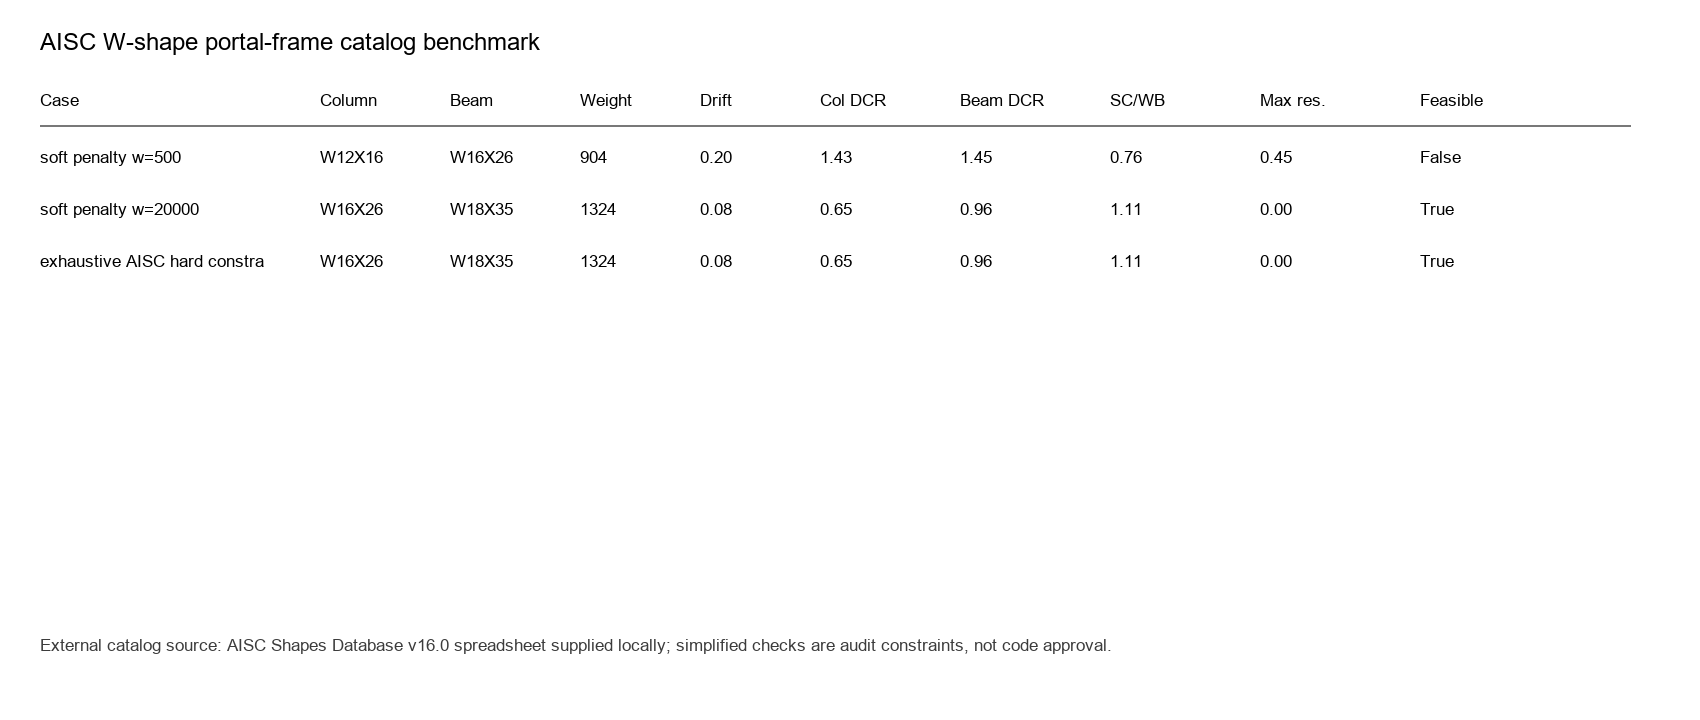

Here is the Python script that generated this plot:
from __future__ import annotations

import csv
from itertools import product
from pathlib import Path

import pandas as pd
from PIL import Image, ImageDraw, ImageFont


BASE = Path(__file__).resolve().parent
AISC_XLSX = BASE / "aisc-shapes-database-v160-2.xlsx"
OUT_CSV = BASE / "cgc_aisc_portal_frame_catalog_benchmark.csv"
OUT_NOTE = BASE / "cgc_aisc_portal_frame_catalog_benchmark_note.txt"
OUT_PNG = BASE / "cgc_aisc_portal_frame_catalog_benchmark.png"

# Simplified single-bay, single-story steel portal frame benchmark.
# Units: in, lb, psi. Section properties are taken from the AISC v16.0
# Shapes Database when the spreadsheet is available locally.
E = 29_000_000.0
FY = 50_000.0
STORY_HEIGHT = 144.0
SPAN = 240.0
LATERAL_LOAD = 18_000.0
GRAVITY_LINE_LOAD = 400.0
DRIFT_LIMIT = STORY_HEIGHT / 50.0
PHI_M = 0.90
PHI_V = 0.90
SCWB_FACTOR = 1.20
SHEAR_FACTOR = 1.20


def numeric(value) -> float:
    try:
        return float(value)
    except (TypeError, ValueError):
        return float("nan")


def load_aisc_w_shapes() -> list[dict[str, float | str]]:
    if not AISC_XLSX.exists():
        raise FileNotFoundError(f"Missing AISC database: {AISC_XLSX}")
    df = pd.read_excel(AISC_XLSX, sheet_name="Database v16.0")
    df = df[df["Type"].astype(str).str.upper().eq("W")].copy()
    shapes = []
    for _, row in df.iterrows():
        shape = {
            "name": str(row["AISC_Manual_Label"]),
            "W": numeric(row["W"]),
            "A": numeric(row["A"]),
            "d": numeric(row["d"]),
            "tw": numeric(row["tw"]),
            "Ix": numeric(row["Ix"]),
            "Zx": numeric(row["Zx"]),
        }
        if all(pd.notna(shape[k]) for k in ["W", "A", "d", "tw", "Ix", "Zx"]):
            shape["Av"] = float(shape["d"]) * float(shape["tw"])
            shapes.append(shape)
    return shapes


def capacity(section):
    mp = PHI_M * FY * float(section["Zx"])
    vp = PHI_V * 0.6 * FY * float(section["Av"])
    return mp, vp


def evaluate(column, beam):
    weight_lb = 2.0 * float(column["W"]) * (STORY_HEIGHT / 12.0) + float(beam["W"]) * (SPAN / 12.0)

    k_columns = 24.0 * E * float(column["Ix"]) / STORY_HEIGHT**3
    k_beam = 12.0 * E * float(beam["Ix"]) / SPAN**3
    drift = LATERAL_LOAD / (k_columns + k_beam)

    col_mp, col_vp = capacity(column)
    beam_mp, beam_vp = capacity(beam)

    column_moment_demand = LATERAL_LOAD * STORY_HEIGHT / 2.0
    beam_moment_demand = GRAVITY_LINE_LOAD * SPAN**2 / 8.0
    column_shear_demand = LATERAL_LOAD / 2.0
    beam_shear_demand = GRAVITY_LINE_LOAD * SPAN / 2.0

    drift_ratio = drift / DRIFT_LIMIT
    column_dcr = column_moment_demand / col_mp
    beam_dcr = beam_moment_demand / beam_mp
    scwb_ratio = (2.0 * col_mp) / (SCWB_FACTOR * beam_mp)
    column_shear_ratio = (SHEAR_FACTOR * column_shear_demand) / col_vp
    beam_shear_ratio = (SHEAR_FACTOR * beam_shear_demand) / beam_vp

    residuals = {
        "drift_residual": max(0.0, drift_ratio - 1.0),
        "column_strength_residual": max(0.0, column_dcr - 1.0),
        "beam_strength_residual": max(0.0, beam_dcr - 1.0),
        "strong_column_weak_beam_residual": max(0.0, 1.0 - scwb_ratio),
        "column_shear_hierarchy_residual": max(0.0, column_shear_ratio - 1.0),
        "beam_shear_hierarchy_residual": max(0.0, beam_shear_ratio - 1.0),
    }
    max_residual = max(residuals.values())
    return {
        "column": column["name"],
        "beam": beam["name"],
        "column_W_lb_ft": f"{float(column['W']):.3f}",
        "beam_W_lb_ft": f"{float(beam['W']):.3f}",
        "weight_lb": weight_lb,
        "drift_in": drift,
        "drift_ratio": drift_ratio,
        "column_dcr": column_dcr,
        "beam_dcr": beam_dcr,
        "scwb_ratio": scwb_ratio,
        "column_shear_ratio": column_shear_ratio,
        "beam_shear_ratio": beam_shear_ratio,
        **residuals,
        "max_residual": max_residual,
        "encoded_feasible": max_residual <= 1.0e-12,
    }


def penalty_objective(row, penalty_weight):
    return float(row["weight_lb"]) + penalty_weight * float(row["max_residual"])


def draw(summary):
    img = Image.new("RGB", (1700, 720), "white")
    draw = ImageDraw.Draw(img)
    try:
        title = ImageFont.truetype("arial.ttf", 24)
        font = ImageFont.truetype("arial.ttf", 17)
    except OSError:
        title = ImageFont.load_default()
        font = ImageFont.load_default()
    draw.text((40, 28), "AISC W-shape portal-frame catalog benchmark", fill="black", font=title)
    headers = ["Case", "Column", "Beam", "Weight", "Drift", "Col DCR", "Beam DCR", "SC/WB", "Max res.", "Feasible"]
    xs = [40, 320, 450, 580, 700, 820, 960, 1110, 1260, 1420]
    y = 90
    for x, h in zip(xs, headers):
        draw.text((x, y), h, fill="black", font=font)
    y += 35
    draw.line((40, y, 1630, y), fill=(120, 120, 120), width=2)
    y += 22
    for row in summary:
        vals = [
            row["case"],
            row["column"],
            row["beam"],
            f"{float(row['weight_lb']):.0f}",
            f"{float(row['drift_ratio']):.2f}",
            f"{float(row['column_dcr']):.2f}",
            f"{float(row['beam_dcr']):.2f}",
            f"{float(row['scwb_ratio']):.2f}",
            f"{float(row['max_residual']):.2f}",
            row["encoded_feasible"],
        ]
        for x, value in zip(xs, vals):
            draw.text((x, y), str(value)[:28], fill="black", font=font)
        y += 52
    draw.text(
        (40, 635),
        "External catalog source: AISC Shapes Database v16.0 spreadsheet supplied locally; simplified checks are audit constraints, not code approval.",
        fill=(60, 60, 60),
        font=font,
    )
    img.save(OUT_PNG)


def main() -> None:
    shapes = load_aisc_w_shapes()
    all_rows = [evaluate(c, b) for c, b in product(shapes, shapes)]
    feasible = [r for r in all_rows if r["encoded_feasible"]]
    if not feasible:
        raise RuntimeError("No AISC W-shape pair satisfied the encoded portal-frame checks.")

    best_hard = min(feasible, key=lambda r: float(r["weight_lb"]))
    summary = []
    for case, row in [
        ("soft penalty w=500", min(all_rows, key=lambda r: penalty_objective(r, 500.0))),
        ("soft penalty w=20000", min(all_rows, key=lambda r: penalty_objective(r, 20_000.0))),
        ("exhaustive AISC hard constraints", best_hard),
    ]:
        summary.append({"case": case, "candidate_count": len(all_rows), "feasible_count": len(feasible), **row})

    with OUT_CSV.open("w", newline="", encoding="utf-8") as f:
        fields = list(summary[0].keys())
        writer = csv.DictWriter(f, fieldnames=fields)
        writer.writeheader()
        writer.writerows(summary)

    OUT_NOTE.write_text(
        "\n".join(
            [
                "AISC W-shape portal-frame catalog benchmark for encoded-claim engineering optimization.",
                f"AISC W-shapes read from local spreadsheet: {len(shapes)}.",
                f"Catalog pairs evaluated: {len(all_rows)}.",
                f"Encoded-feasible pairs: {len(feasible)}.",
                f"Best feasible pair: column {best_hard['column']}, beam {best_hard['beam']}, weight {float(best_hard['weight_lb']):.3f} lb.",
                "Official source page: https://www.aisc.org/aisc/publications/steel-construction-manual/aisc-shapes-database-v160/",
                "Expected local spreadsheet filename: aisc-shapes-database-v160-2.xlsx.",
                "The benchmark replaces the synthetic portal-frame section list with externally sourced AISC W-shape properties.",
                "The checks remain simplified audit constraints and are not a complete AISC code-design approval.",
            ]
        )
        + "\n",
        encoding="utf-8",
    )
    draw(summary)
    print(OUT_CSV)
    print(OUT_NOTE)
    print(OUT_PNG)
    print(f"shapes={len(shapes)} candidate_count={len(all_rows)} feasible_count={len(feasible)}")


if __name__ == "__main__":
    main()
